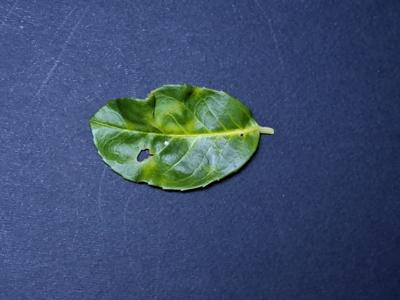
%> input picture images/A/1.jpg, 400 x 300 px
$ octave --eval "result = test_law(im2double(imread('../../../images/A/1.jpg')));"   (GNU Octave 9; MATLAB toolbox functions it lacks are replaced by stand-ins)
%> lines starting %> are read from the running program, lines starting %| are printed output that depends on the picture
function [LL,LE,LS,LR,LW,EL,EE,ES,ER,EW,SL,SE,SS,SR,SW,RL,RE,RS,RR,RW,WL,WE,WS,WR,WW] = test_law(im)
    L5 = [1 4 6 4 1];
    E5 = [-1 -2 0 2 1];
    S5 = [-1 0 2 0 -1];
    R5 = [1 -4 6 -4 1];
    W5 = [-1 2 0 -2 1];

    im = padarray(im,[2 2],'symmetric');

    c2 = @(A,B) conv2(A,B,im,'valid').^2;

    %LE,LR,ES,SS,RR,LS,EE,ER,SR

    LL = c2(L5,L5);
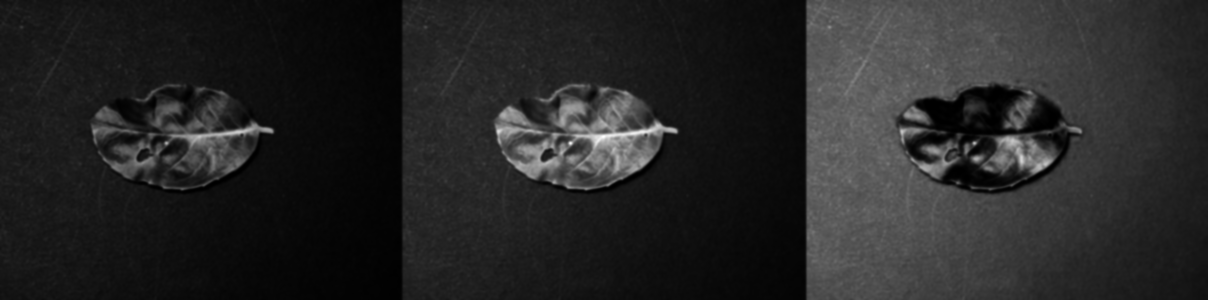
%> LL: size 300x1208 double; min 0.0148, max 53426.2, mean 8093.8; drawn with min black and max white
    LE = c2(L5,E5);
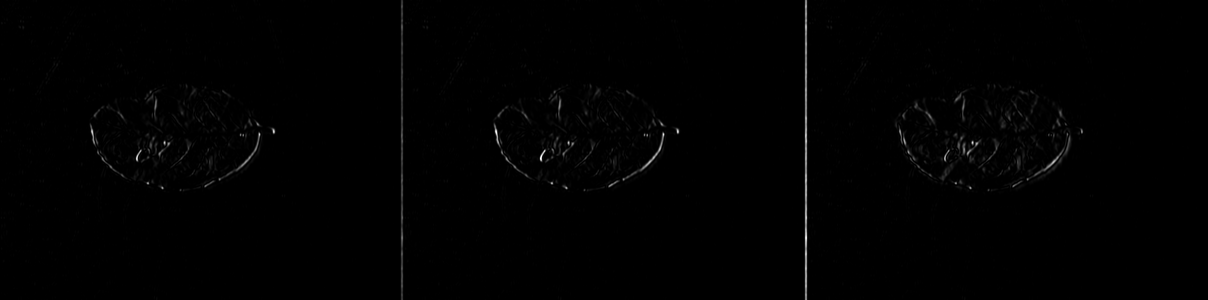
%> LE: size 300x1208 double; min 0, max 578.3, mean 3.6; drawn with min black and max white
    LS = c2(L5,S5);
    LR = c2(L5,R5);
    LW = c2(L5,W5);

    EL = c2(E5,L5);
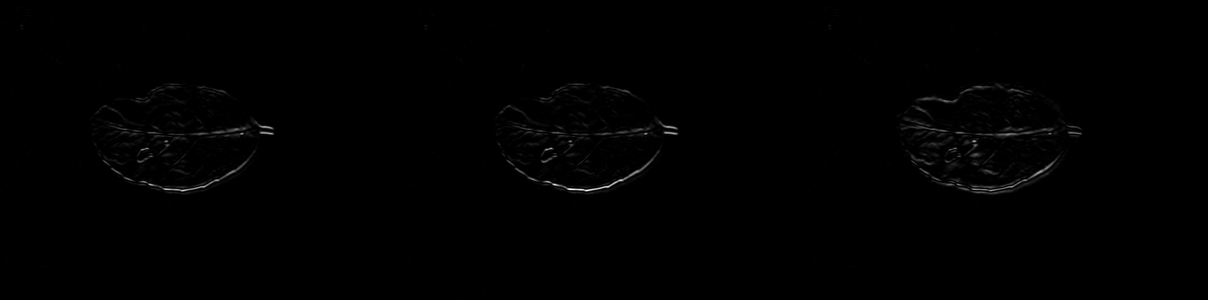
%> EL: size 300x1208 double; min 0, max 1079.7, mean 5.2; drawn with min black and max white
    EE = c2(E5,E5);
    ES = c2(E5,S5);
    ER = c2(E5,R5);
    EW = c2(E5,W5);

    SL = c2(S5,L5);
    SE = c2(S5,E5);
    SS = c2(S5,S5);
    SR = c2(S5,R5);
    SW = c2(S5,W5);

    RL = c2(R5,L5);
    RE = c2(R5,E5);
    RS = c2(R5,S5);
    RR = c2(R5,R5);
    RW = c2(R5,W5);

    WL = c2(W5,L5);
    WE = c2(W5,E5);
    WS = c2(W5,S5);
    WR = c2(W5,R5);
    WW = c2(W5,W5);
end

$ run again, on images/A/11.jpg
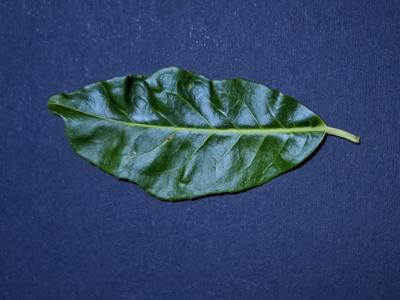
%> input picture images/A/11.jpg, 400 x 300 px
%> in test_law, `LL = c2(L5,L5);`:
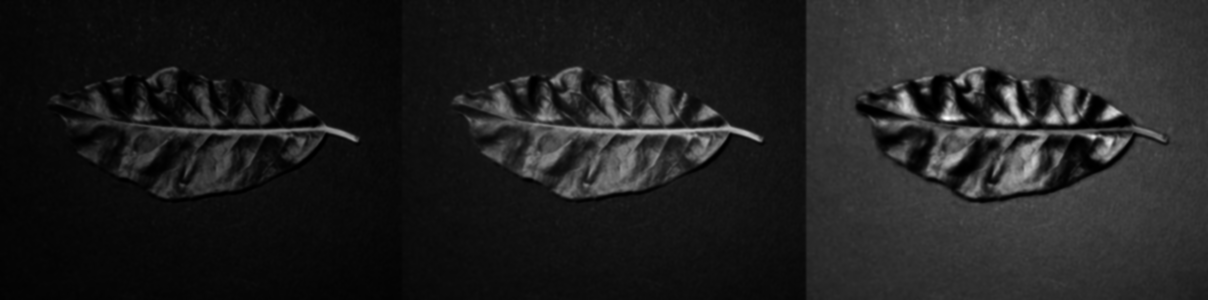
%> LL: size 300x1208 double; min 0.000984, max 51609.1, mean 6601.9; drawn with min black and max white
%> in test_law, `SL = c2(S5,L5);`:
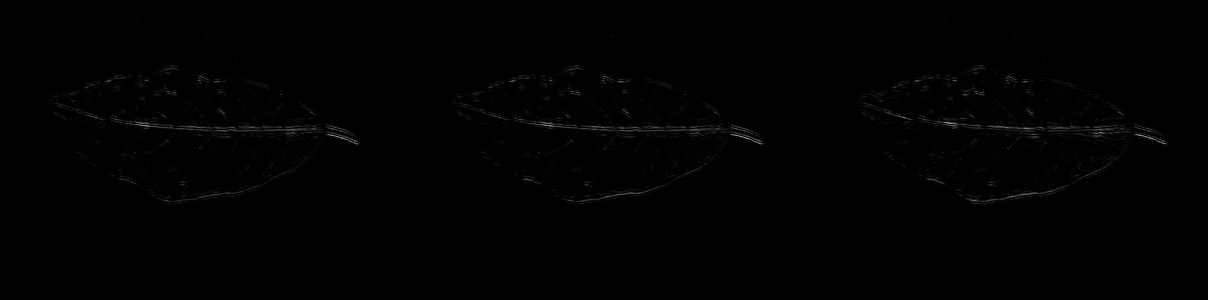
%> SL: size 300x1208 double; min 0, max 156.8, mean 1.2

$ run again, on images/A/15.jpg
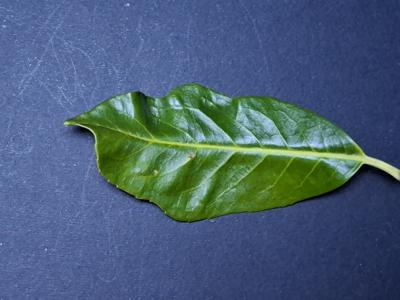
%> input picture images/A/15.jpg, 400 x 300 px
%> in test_law, `LL = c2(L5,L5);`:
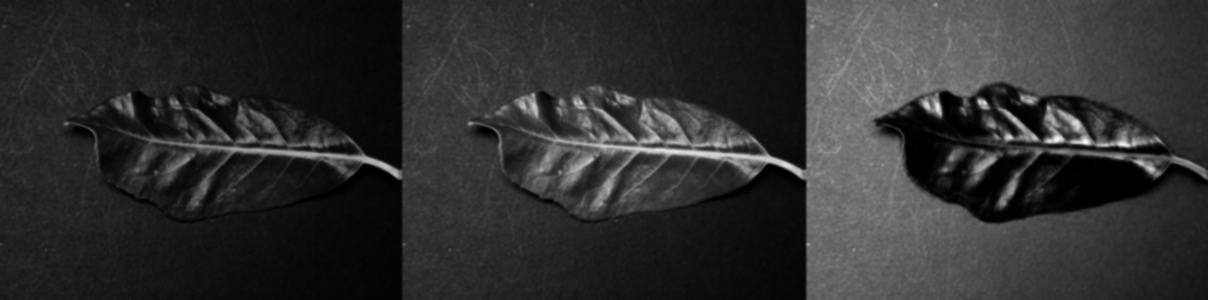
%> LL: size 300x1208 double; min 1.54e-05, max 57584.9, mean 10740.6; drawn with min black and max white
%> in test_law, `EL = c2(E5,L5);`:
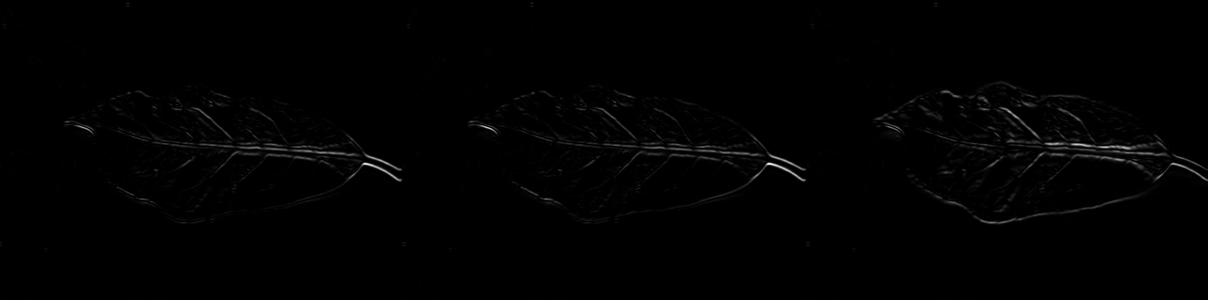
%> EL: size 300x1208 double; min 0, max 1223.6, mean 9.1; drawn with min black and max white
